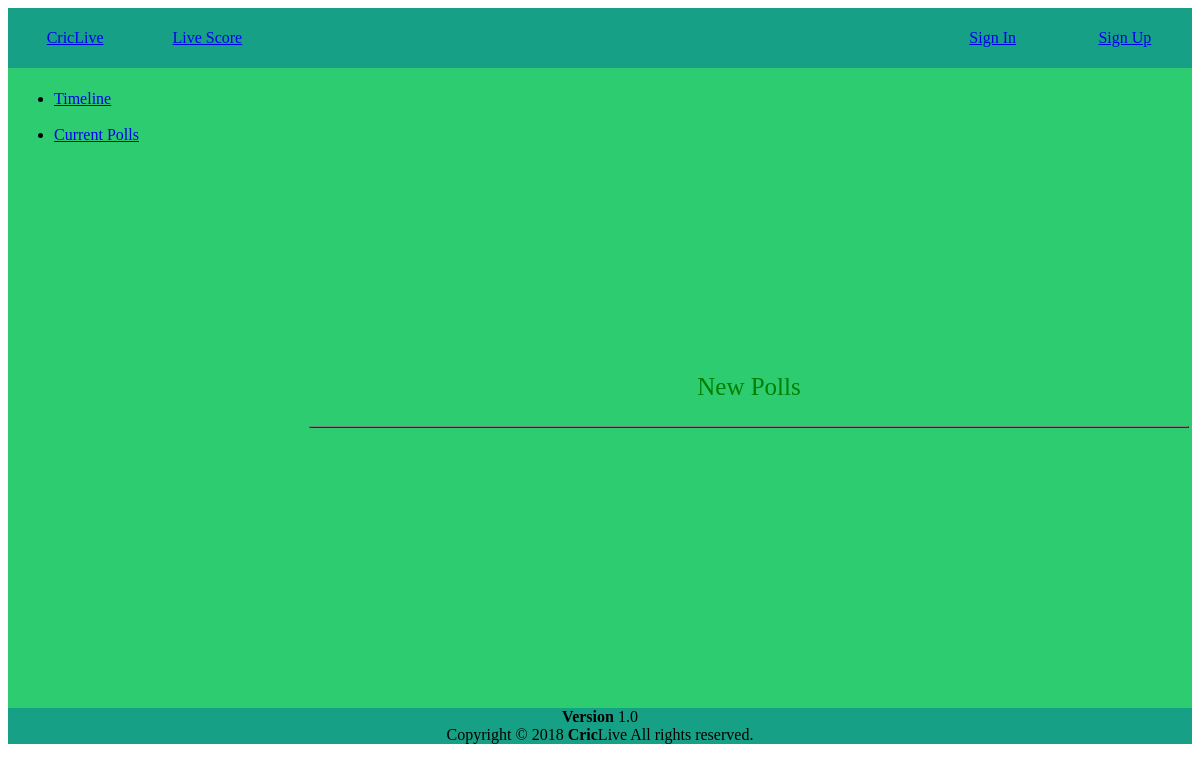
/user/aPoll.php, run on an earlier commit of the app's database.
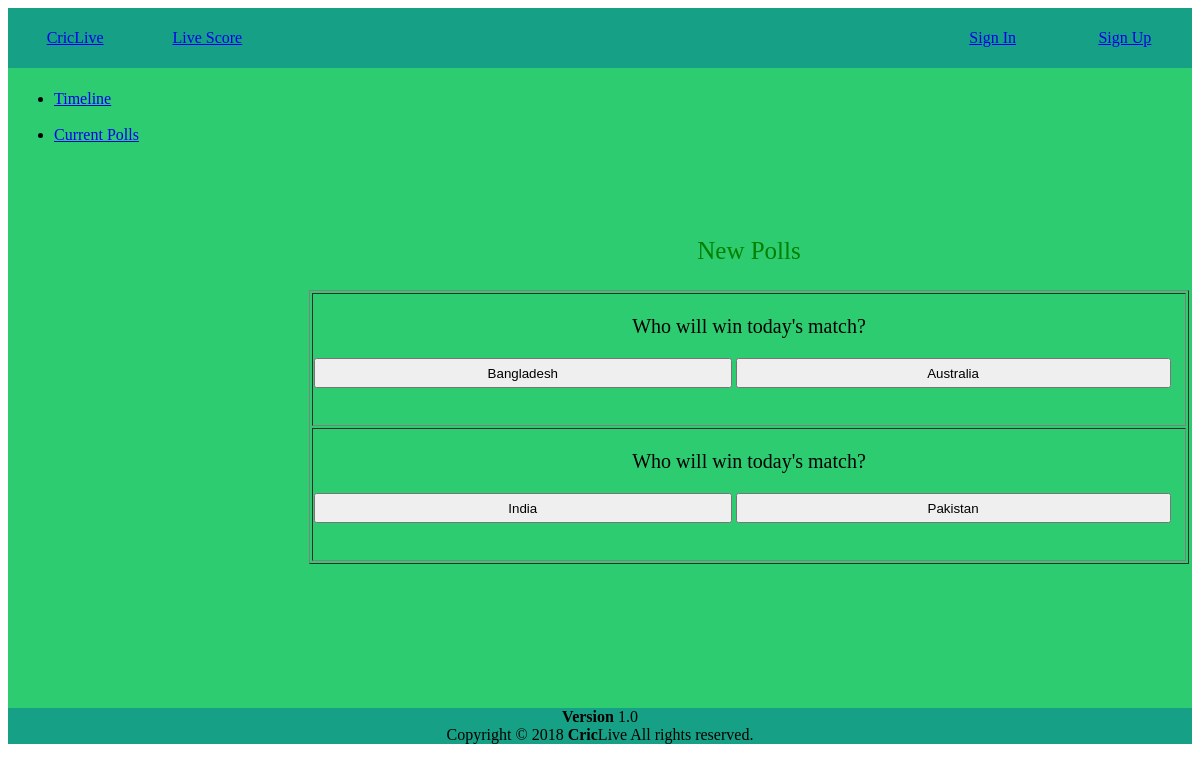
And on a later commit of the database.
### tables this page shows
CREATE TABLE `poll` (
  `poll_id` int(255) NOT NULL,
  `heading` varchar(1000) NOT NULL,
  `op1` varchar(100) NOT NULL,
  `op2` varchar(100) NOT NULL
);

### user/aPoll.php (the view, shortened to what this page needs)
<!DOCTYPE html>
<html>
<head>
  <link rel="stylesheet" type="text/css" href="../css/style.css">
</head>
<body>
    <table width="100%"id="headerstyle" style="color:green;" height="50px">
        <tr >
            <td width="10%"><a href="../index.php"><center>CricLive</center></a></td>
            <td width="10%" style="color:green;"><a href="aLiveScore.php"><center>Live Score</center></a></td>
            <td width="50%"></td>
            <td width="10%"><a href="../login.html"><center>Sign In</center></a></td>
            <td width="10%"><a href="register.html"><center>Sign Up</center></a></td>
        </tr>
    </table >
    <table id="mainframe" width="100%" height="640px">
        <tr>
            <td  width="20%" valign="top">
                <table  width="100%" border="0">
                    <tr>
                        <center>
                            <td>
                                <ul>
                                <li><a href="../index.php">Timeline</a></li>
                                <br>
                                <li><a href="#"> Current Polls</a></li>
                              </ul>
                            </td>
                        </center>
                    </tr>
                </table>
            </td>
            <td  width="5%"></td>
            <td width="75%">
                <table  width="100%" border="1">
                    <center><p style="font-size:25px;color:green;">New Polls</p></center>
                    <?php
                        $conn = mysqli_connect('localhost', 'root', '', 'criclive');
                        $sql= "SELECT * FROM `poll`";
                        $result = mysqli_query($conn, $sql);
                        while($row = mysqli_fetch_assoc($result)){
                            echo "<tr> <td><center><p style='font-size:20px;'>".$row['heading']."</p></center>";
                    ?>
                            <form method="post" action="#">
                                <div id="<?=$row['poll_id']?>">
                                    <input type="button" class="<?=$row['poll_id']?>" value="<?=$row['op1']?>" style="height:30px;width:48%" onclick="getVote(this)">
                                    <input type="button" class="<?=$row['poll_id']?>" value="<?=$row['op2']?>" style="height:30px;width:50%" onclick="getVote(this)">
                                </div>
                            </form>
                                <br><br>
                        <?php
                            echo "</td> </tr>";
                        }
                    ?>
                </table>
            </td>
        </tr>
    </table>
    <?php include 'footer.php';?>
</body>
</html>

### user/footer.php
<div id="footer" align="center" class="container">
      <div class="pull-right hidden-xs">
        <b>Version</b> 1.0
      </div>
      Copyright &copy; 2018 <strong>Cric</strong>Live All rights
      reserved.
    </div>

### css/style.css (style rules this page uses)
#headerstyle { background-color: #16a085; height: 60px; padding-bottom: -20px; }
#mainframe { background-color: #2ecc71 ; border: 0px; }
#footer { background-color: #16a085; }

What changed in the data, as far as the page shows it:
added poll: heading "Who will win today's match?", op1 "Bangladesh", op2 "Australia"
added poll: heading "Who will win today's match?", op1 "India", op2 "Pakistan"
